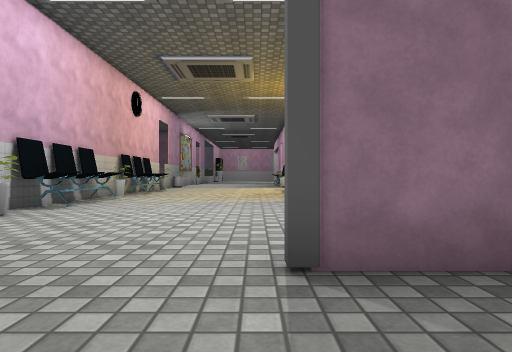
[1] (above)

18 first-person views from a walk through a scene from a Unity 3-D project. The camera is 0.72 m above the floor, looks level and sees 75° across. The floor is counted in squares, 1 m on a side. Each view is taken from the middle of a square. On the plan, view 1 faces up. The plan holds only what a view shows up to about 10 squares ahead; the rest is blank. The place goes on beyond the plan. The player is left out. Some animated figures are left out. Door leaves are left out, so doorways stand open. Some surface patterns are stand-ins.

[2]
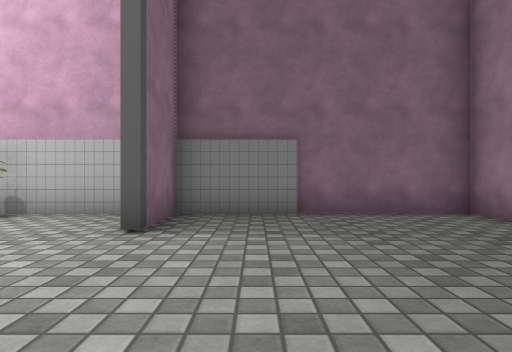

[3]
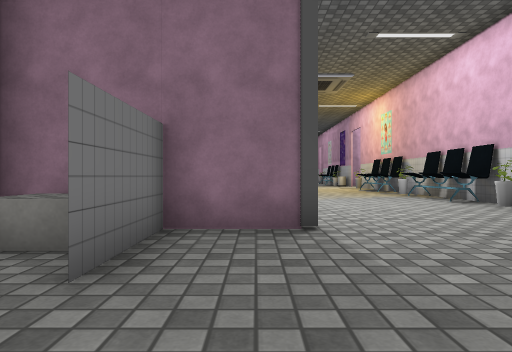

[4]
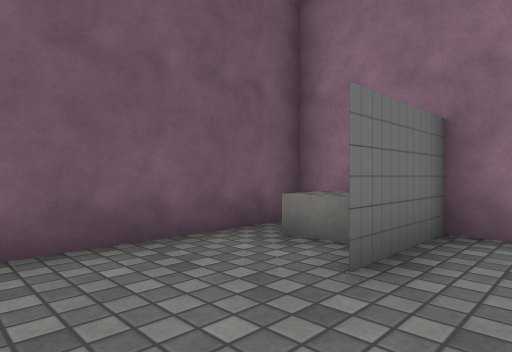

[5]
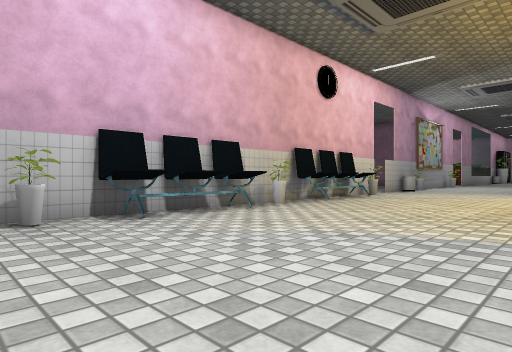

[6]
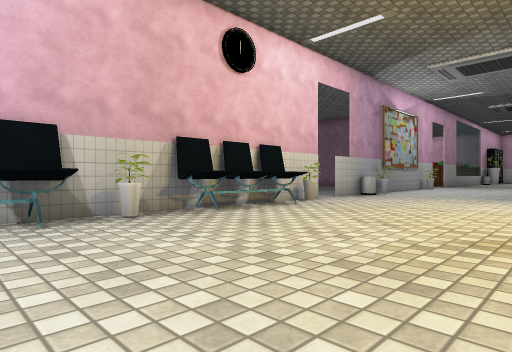

[7]
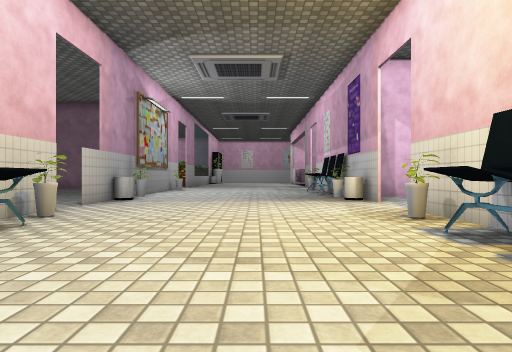

[8]
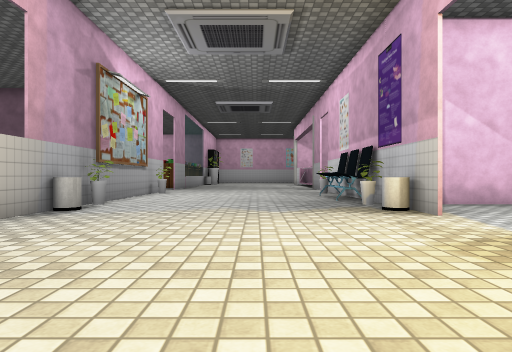

[9]
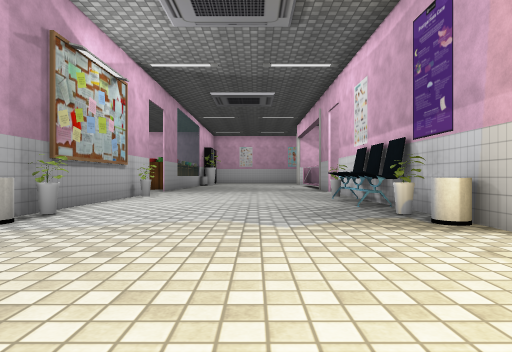

[10]
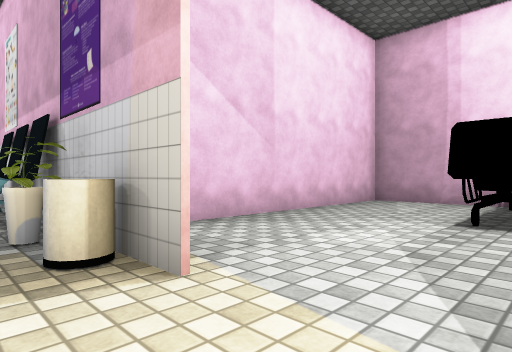

[11]
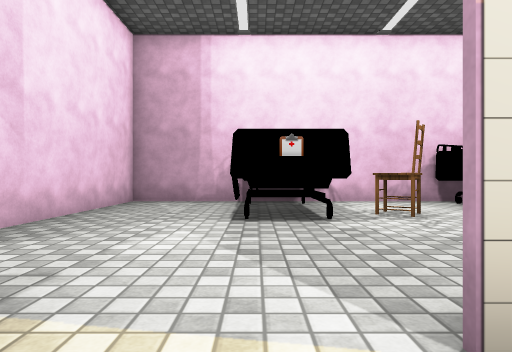

[12]
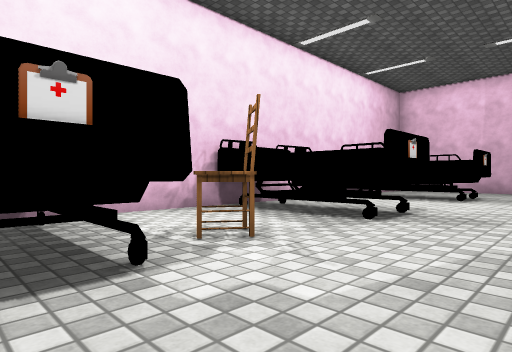

[13]
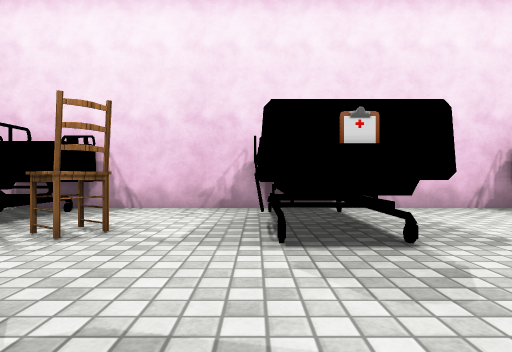

[14]
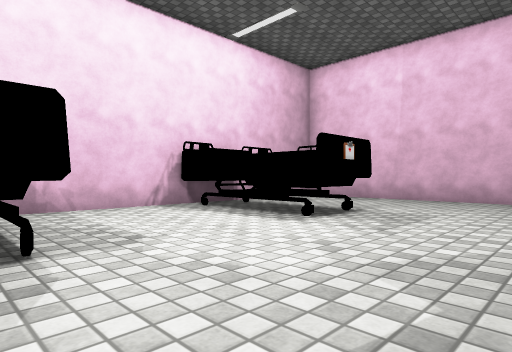

[15]
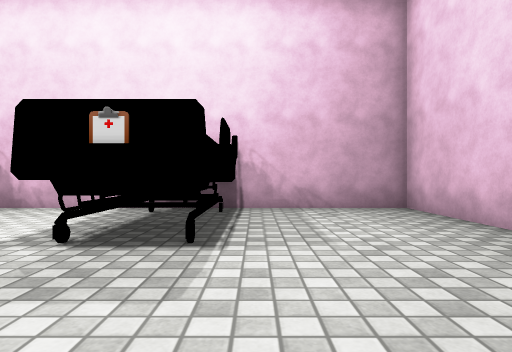

[16]
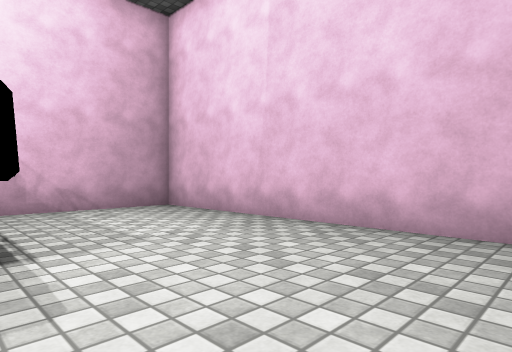

[17]
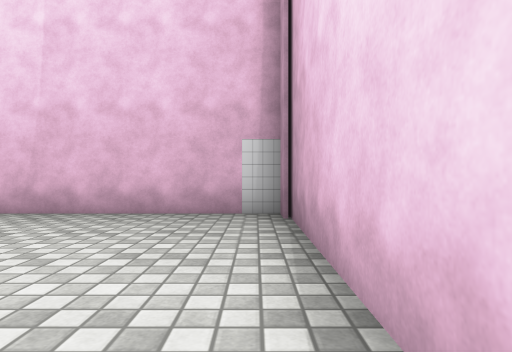

[18]
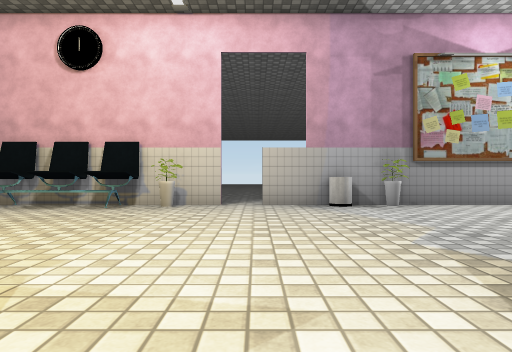

### Floor plan
Ten units are one square. View 1 is at (0, 0); x grows to the right and y downward. Boxes are objects, and circles mark ways between rooms. Rooms are numbered by the first view taken in them; rooms with no view inside come last. Other rooms are left out.
<svg viewBox="-80 -270 190 307">
<path fill="none" stroke="#000" d="M-31 -25 -51 -25M14 32 23 32 23 -30M-53 -26 -53 -2M24 -25 1 -25M-75 -6 -75 16M23 -154 23 -182M23 -200 23 -225M24 -66 24 -32M105 -140 105 -225 38 -225M-53 -181 -53 -104M-53 -85 -53 -58M23 -30 23 -64M25 -26 105 -26 105 -121M-53 -260 -53 -191M-51 -25 -75 -25 -75 -6M105 -121 105 -140"/>
<rect x="-55" y="-105" width="10" height="20" fill="#bbb"><title>chair</title></rect>
<rect x="-55" y="-135" width="10" height="10" fill="#bbb"><title>chair</title></rect>
<rect x="-55" y="-215" width="10" height="10" fill="#bbb"><title>bin</title></rect>
<rect x="15" y="-105" width="10" height="40" fill="#bbb"><title>chair</title></rect>
<rect x="15" y="-155" width="10" height="40" fill="#bbb"><title>chair</title></rect>
<rect x="15" y="-215" width="10" height="10" fill="#bbb"><title>bin</title></rect>
<rect x="15" y="-265" width="10" height="40" fill="#bbb"><title>chair</title></rect>
<rect x="55" y="-85" width="50" height="20" fill="#bbb"><title>bed</title></rect>
<rect x="55" y="-195" width="50" height="20" fill="#bbb"><title>bed</title></rect>
<rect x="65" y="-165" width="10" height="10" fill="#bbb"><title>chair</title></rect>
<rect x="-75" y="-25" width="20" height="20" fill="#bbb"><title>other object</title></rect>
<rect x="55" y="-145" width="50" height="30" fill="#bbb"><title>bed</title></rect>
<circle cx="-15" cy="-27" r="3" fill="#2a7"/>
<circle cx="-60" cy="-10" r="3" fill="#2a7"/>
<text x="-20" y="10">1</text>
<text x="30" y="-140">2</text>
<text x="-70" y="-20">3</text>
<text x="80" y="-130">4</text>
</svg>
Room 1 opens to room 2. Room 1 opens to room 3.

Where each view was taken, in squares from view 1:
view 1: 0 up, 0 right, facing up
view 2: 1 up, 4 left, facing right
view 3: 2 down, 4 left, facing up
view 4: 2 down, 4 left, facing up-left
view 5: 5 up, 1 right, facing up-left
view 6: 9 up, 1 right, facing up-left
view 7: 11 up, 1 left, facing up
view 8: 14 up, 1 left, facing up
view 9: 16 up, 1 left, facing up
view 10: 18 up, 1 right, facing up-right
view 11: 19 up, 1 right, facing right
view 12: 19 up, 4 right, facing down-right
view 13: 14 up, 3 right, facing right
view 14: 13 up, 3 right, facing down-right
view 15: 6 up, 3 right, facing right
view 16: 7 up, 3 right, facing down-right
view 17: 9 up, 3 right, facing down
view 18: 19 up, 3 right, facing left
